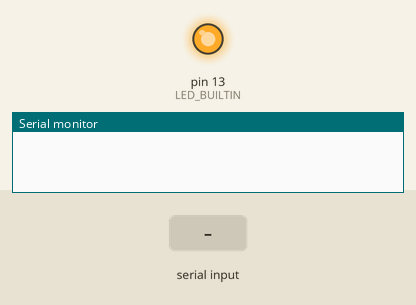
This sketch was run on a simulated Arduino Uno, built with avr-gcc and run on an emulated ATmega328P. Shown: output pins drawn as LEDs (lit = HIGH), the last lines printed to the serial monitor. The test bench sets the inputs (shaded band). The modem accepts every AT command (registered, SIM ready, sends succeed) and sends nothing else.

Above: at 7.2 s.
7.3 s: "line" received over Serial
At 10.0 s:
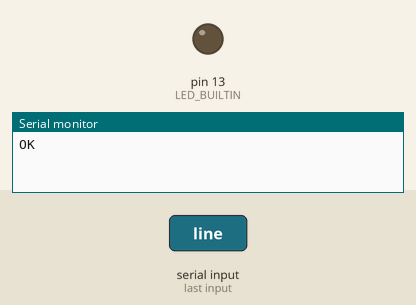
Timing chart, 0 to 11.5 s (numbered marks = the images above; inputs shaded):
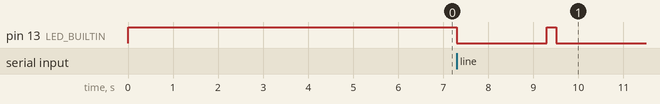

Measured:
- after the input at 7.3 s, pin 13 (LED_BUILTIN): LOW → HIGH after 2.0 s, → LOW 0.21 s later

The sketch:

TFT_Transmitter.ino
```cpp
#include <SoftwareSerial.h>

SoftwareSerial wifi(10, 11);
SoftwareSerial gsm(5, 6);

String wifiSSID = "Go Online!";
String wifiPASS = "Password_code_404";
String HOST = "192.168.0.109";

String rxd, getData;
bool connectFlag = false;

void setup() {
  Serial.begin(9600);
  wifi.begin(9600);
  gsm.begin(9600);
  pinMode(LED_BUILTIN, OUTPUT);
  digitalWrite(LED_BUILTIN, HIGH);

  GSM_init();

  digitalWrite(LED_BUILTIN, LOW);
}

void loop() {
  readSMS();
  readTTL();
  if(connectFlag == false) wifi_init();
}

void wifi_init(){
  digitalWrite(LED_BUILTIN, HIGH);
  wifi.listen();
  wifi.println((String)"AT+CWJAP=\"" + wifiSSID + "\",\"" + wifiPASS + "\"");
  delay(100);
  if(wifi.available() > 0){
    rxd = wifi.readString();
    if(rxd.indexOf("GOT IP") != -1) {
      connectFlag = true;
      wifi.println((String)"AT+CIPSTART=\"TCP\",\"" + HOST + "\",333");
      delay(50);
      digitalWrite(LED_BUILTIN, LOW);
    }
    rxd = "";
  }
}

void sendData(String msg){
  digitalWrite(LED_BUILTIN, HIGH);
  int digit = msg.length() + 2;

  wifi.println((String)"AT+CIPSTART=\"TCP\",\"" + HOST + "\",333");
  delay(50);
  wifi.println((String)"AT+CIPSEND=" + digit);
  delay(50);
  wifi.println(msg);
  delay(50);
  digitalWrite(LED_BUILTIN, LOW);
}

void GSM_init(){
  gsm.listen();
  gsm.println("AT");
  delay(1000);
  gsm.println("ATE0");
  delay(1000);
  gsm.println("AT+CMGF=1");
  delay(1000);
  gsm.println("AT+CNMI=1,2,0,0,0");
  delay(1000);
  gsm.println("AT+CMGD=4");
  delay(1000);
  if(gsm.available() > 0){
    rxd = gsm.readString();
    rxd = "";
  }
}

void readSMS(){
  gsm.listen();
  if(gsm.available() > 0){
    rxd = gsm.readString();
  }
  int x = rxd.indexOf("line");
  if(x != -1){
    rxd.remove(0, x + 4);
    getData = ">>L" + rxd;
    sendData(getData);
    rxd = "";
  }
}

void readTTL(){
  if(Serial.available() > 0){
    rxd = Serial.readString();
  }
  int x = rxd.indexOf("line");
  if(x != -1){
    rxd.remove(0, x + 4);
    getData = ">>L" + rxd;
    sendData(getData);
    Serial.println("OK");
    rxd = "";
  }
}
```
